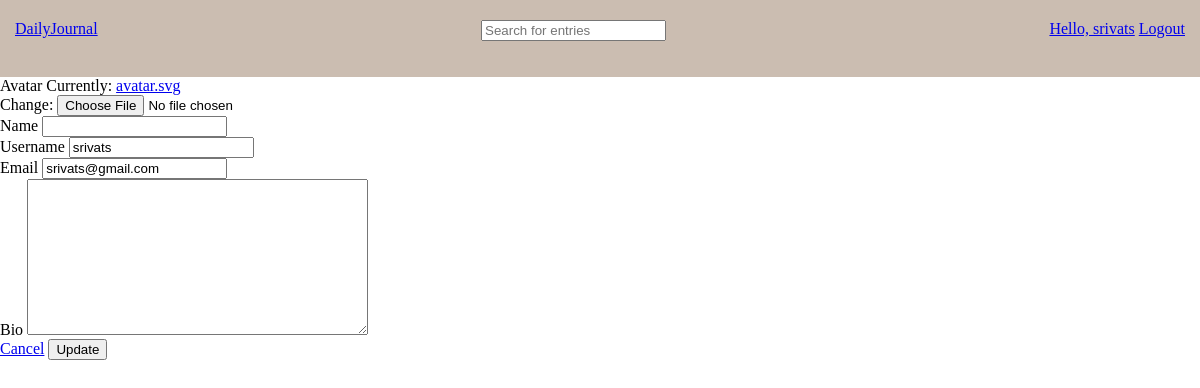
Before: /update-user/ (signed in) with the older database file.
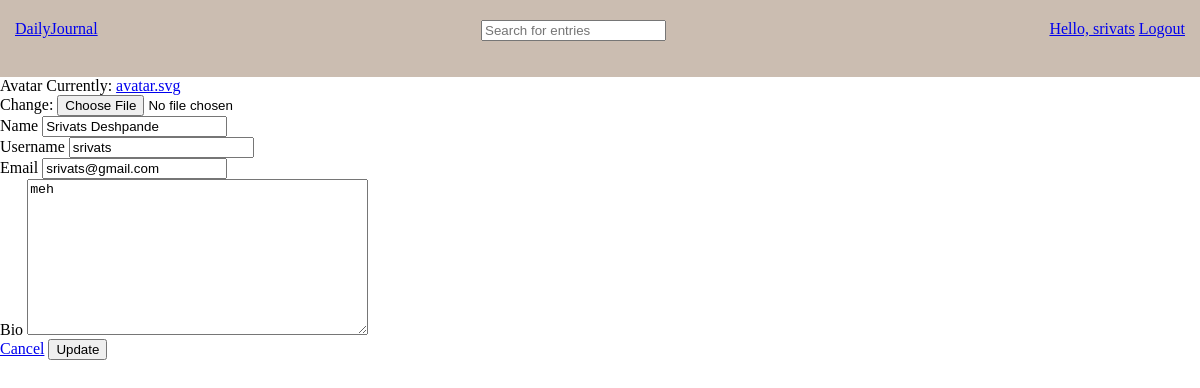
After: the same page with the newer database file.
### base/models.py (models this page shows)
class User(AbstractUser):
    name = models.CharField(max_length=200, null=True)
    email = models.EmailField(unique=True, null=True)
    bio = models.TextField(null=True)
    avatar = models.ImageField(null=True, default="avatar.svg")
    USERNAME_FIELD = 'email'
    REQUIRED_FIELDS = ['username']

### base/views.py (the view)
# urls.py: path('update-user/', views.updateUser, name='update-user'),
@login_required(login_url = 'login')
def updateUser(request):
    user = request.user
    form = UserForm(instance=user)
    if request.method == 'POST':
        form = UserForm(request.POST, request.FILES, instance=user)
        if form.is_valid():
            form.save()
            return redirect('update-user')
    return render(request, 'base/update_user.html', {'form': form})

### base/forms.py
class UserForm(ModelForm):
    class Meta:
        model = User
        fields = ['avatar', 'name', 'username', 'email', 'bio']

### base/templates/base/update_user.html (shortened to what this page needs)
{% extends 'main.html' %}
{% block content %}
<form class="form" action="" method="POST" enctype="multipart/form-data">
    {% for field in form %}
    <div class="form__group">
      <label for="profile_pic">{{field.label}}</label>
      {{field}}
    </div>
    {% endfor %}
    <div class="form__action">
      <a href="{% url 'home' %}">Cancel</a>
      <button  type="submit">Update</button>
    </div>
  </form>
{% endblock %}

### templates/navbar.html (shortened to what this page needs)
{% load static %}
{% if user.is_authenticated %}
<link rel="stylesheet" href="{% static 'styles/main.css' %}">
<div class="navbar">
    <div class="logo">
        <a href="{% url 'home' %}">DailyJournal</a>
    </div>
    <div class="search-items">
        <form action="" method="POST">
         <input type="text" name="searched" placeholder = "Search for entries" />
        </form>
    </div>
    <div class="links">
        {% if user.is_authenticated %}
        <a href="{% url 'update-user' %}">Hello, {{request.user.username}}</a>
        <a href="{% url 'logout' %}">Logout</a>
        {% else %}
        <a href="{% url 'login' %}">Login/SignUp</a>
        {% endif %}
    </div>
    {% else %}
    <a href="{% url 'login' %}">Login</a>
    {% endif %}
</div>

Changed rows visible on the page:
changed User "srivats": name (not shown) → "Srivats Deshpande"; bio (not shown) → "meh"
